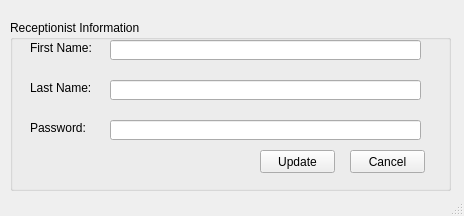
<?xml version="1.0" encoding="UTF-8"?>
<ui version="4.0">
 <class>MainWindow</class>
 <widget class="QMainWindow" name="MainWindow">
  <property name="windowModality">
   <enum>Qt::ApplicationModal</enum>
  </property>
  <property name="geometry">
   <rect>
    <x>0</x>
    <y>0</y>
    <width>464</width>
    <height>216</height>
   </rect>
  </property>
  <property name="windowTitle">
   <string>MainWindow</string>
  </property>
  <widget class="QWidget" name="centralwidget">
   <widget class="QGroupBox" name="groupBox">
    <property name="geometry">
     <rect>
      <x>10</x>
      <y>20</y>
      <width>441</width>
      <height>171</height>
     </rect>
    </property>
    <property name="title">
     <string>Receptionist Information</string>
    </property>
    <widget class="QLabel" name="label">
     <property name="geometry">
      <rect>
       <x>20</x>
       <y>60</y>
       <width>81</width>
       <height>16</height>
      </rect>
     </property>
     <property name="text">
      <string>Last Name:</string>
     </property>
    </widget>
    <widget class="QLabel" name="label_2">
     <property name="geometry">
      <rect>
       <x>20</x>
       <y>20</y>
       <width>61</width>
       <height>16</height>
      </rect>
     </property>
     <property name="text">
      <string>First Name:</string>
     </property>
    </widget>
    <widget class="QLineEdit" name="lineFirstName">
     <property name="geometry">
      <rect>
       <x>100</x>
       <y>20</y>
       <width>311</width>
       <height>20</height>
      </rect>
     </property>
     <property name="readOnly">
      <bool>false</bool>
     </property>
    </widget>
    <widget class="QPushButton" name="pushUpdate">
     <property name="geometry">
      <rect>
       <x>250</x>
       <y>130</y>
       <width>75</width>
       <height>23</height>
      </rect>
     </property>
     <property name="text">
      <string>Update</string>
     </property>
    </widget>
    <widget class="QPushButton" name="pushCancel">
     <property name="geometry">
      <rect>
       <x>340</x>
       <y>130</y>
       <width>75</width>
       <height>23</height>
      </rect>
     </property>
     <property name="text">
      <string>Cancel</string>
     </property>
    </widget>
    <widget class="QLineEdit" name="lineLastName">
     <property name="geometry">
      <rect>
       <x>100</x>
       <y>60</y>
       <width>311</width>
       <height>20</height>
      </rect>
     </property>
     <property name="readOnly">
      <bool>false</bool>
     </property>
    </widget>
    <widget class="QLabel" name="label_3">
     <property name="geometry">
      <rect>
       <x>20</x>
       <y>100</y>
       <width>81</width>
       <height>16</height>
      </rect>
     </property>
     <property name="text">
      <string>Password:</string>
     </property>
    </widget>
    <widget class="QLineEdit" name="linePassword">
     <property name="geometry">
      <rect>
       <x>100</x>
       <y>100</y>
       <width>311</width>
       <height>20</height>
      </rect>
     </property>
     <property name="echoMode">
      <enum>QLineEdit::Password</enum>
     </property>
     <property name="readOnly">
      <bool>false</bool>
     </property>
    </widget>
   </widget>
  </widget>
  <widget class="QStatusBar" name="statusbar"/>
 </widget>
 <resources/>
 <connections/>
</ui>
